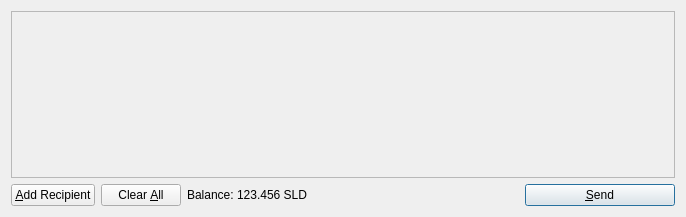
<?xml version="1.0" encoding="UTF-8"?>
<ui version="4.0">
 <class>SendCoinsDialog</class>
 <widget class="QDialog" name="SendCoinsDialog">
  <property name="geometry">
   <rect>
    <x>0</x>
    <y>0</y>
    <width>686</width>
    <height>217</height>
   </rect>
  </property>
  <property name="windowTitle">
   <string>Send Coins</string>
  </property>
  <layout class="QVBoxLayout" name="verticalLayout">
   <item>
    <widget class="QScrollArea" name="scrollArea">
     <property name="widgetResizable">
      <bool>true</bool>
     </property>
     <widget class="QWidget" name="scrollAreaWidgetContents">
      <property name="geometry">
       <rect>
        <x>0</x>
        <y>0</y>
        <width>666</width>
        <height>165</height>
       </rect>
      </property>
      <layout class="QVBoxLayout" name="verticalLayout_2">
       <property name="margin">
        <number>0</number>
       </property>
       <item>
        <layout class="QVBoxLayout" name="entries">
         <property name="spacing">
          <number>6</number>
         </property>
        </layout>
       </item>
       <item>
        <spacer name="verticalSpacer">
         <property name="orientation">
          <enum>Qt::Vertical</enum>
         </property>
         <property name="sizeHint" stdset="0">
          <size>
           <width>20</width>
           <height>40</height>
          </size>
         </property>
        </spacer>
       </item>
      </layout>
     </widget>
    </widget>
   </item>
   <item>
    <layout class="QHBoxLayout" name="horizontalLayout">
     <item>
      <widget class="QPushButton" name="addButton">
       <property name="toolTip">
        <string>Send to multiple recipients at once</string>
       </property>
       <property name="text">
        <string>&amp;Add Recipient</string>
       </property>
       <property name="icon">
        <iconset resource="../bitcoin.qrc">
         <normaloff>:/icons/add</normaloff>:/icons/add</iconset>
       </property>
       <property name="autoDefault">
        <bool>false</bool>
       </property>
      </widget>
     </item>
     <item>
      <widget class="QPushButton" name="clearButton">
       <property name="sizePolicy">
        <sizepolicy hsizetype="Minimum" vsizetype="Fixed">
         <horstretch>0</horstretch>
         <verstretch>0</verstretch>
        </sizepolicy>
       </property>
       <property name="toolTip">
        <string>Remove all transaction fields</string>
       </property>
       <property name="text">
        <string>Clear &amp;All</string>
       </property>
       <property name="icon">
        <iconset resource="../bitcoin.qrc">
         <normaloff>:/icons/remove</normaloff>:/icons/remove</iconset>
       </property>
       <property name="autoRepeatDelay">
        <number>300</number>
       </property>
       <property name="autoDefault">
        <bool>false</bool>
       </property>
      </widget>
     </item>
     <item>
      <layout class="QHBoxLayout" name="horizontalLayout_2">
       <property name="spacing">
        <number>3</number>
       </property>
       <item>
        <widget class="QLabel" name="label">
         <property name="text">
          <string>Balance:</string>
         </property>
        </widget>
       </item>
       <item>
        <widget class="QLabel" name="labelBalance">
         <property name="cursor">
          <cursorShape>IBeamCursor</cursorShape>
         </property>
         <property name="text">
          <string>123.456 SLD</string>
         </property>
         <property name="textInteractionFlags">
          <set>Qt::LinksAccessibleByMouse|Qt::TextSelectableByKeyboard|Qt::TextSelectableByMouse</set>
         </property>
        </widget>
       </item>
      </layout>
     </item>
     <item>
      <spacer name="horizontalSpacer">
       <property name="orientation">
        <enum>Qt::Horizontal</enum>
       </property>
       <property name="sizeHint" stdset="0">
        <size>
         <width>40</width>
         <height>20</height>
        </size>
       </property>
      </spacer>
     </item>
     <item>
      <widget class="QPushButton" name="sendButton">
       <property name="minimumSize">
        <size>
         <width>150</width>
         <height>0</height>
        </size>
       </property>
       <property name="toolTip">
        <string>Confirm the send action</string>
       </property>
       <property name="text">
        <string>&amp;Send</string>
       </property>
       <property name="icon">
        <iconset resource="../bitcoin.qrc">
         <normaloff>:/icons/send</normaloff>:/icons/send</iconset>
       </property>
       <property name="default">
        <bool>true</bool>
       </property>
      </widget>
     </item>
    </layout>
   </item>
  </layout>
 </widget>
 <resources>
  <include location="../bitcoin.qrc"/>
 </resources>
 <connections/>
</ui>
